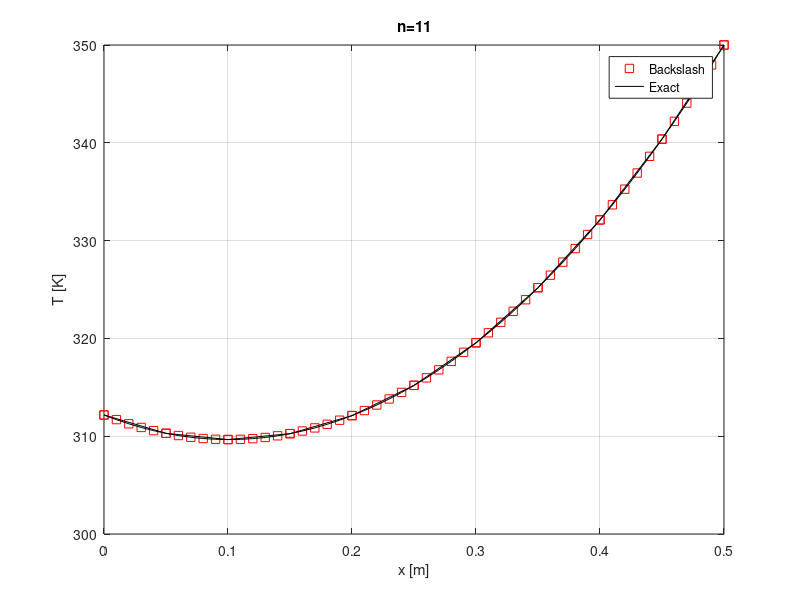
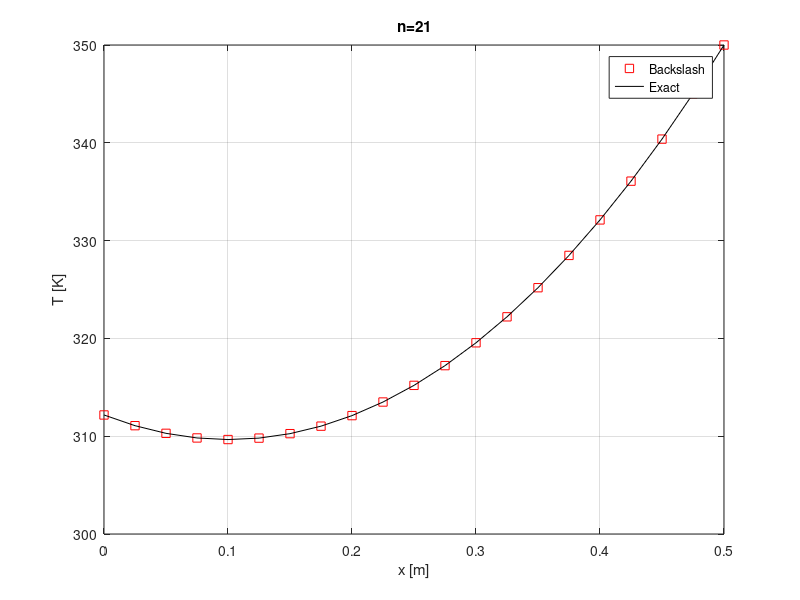
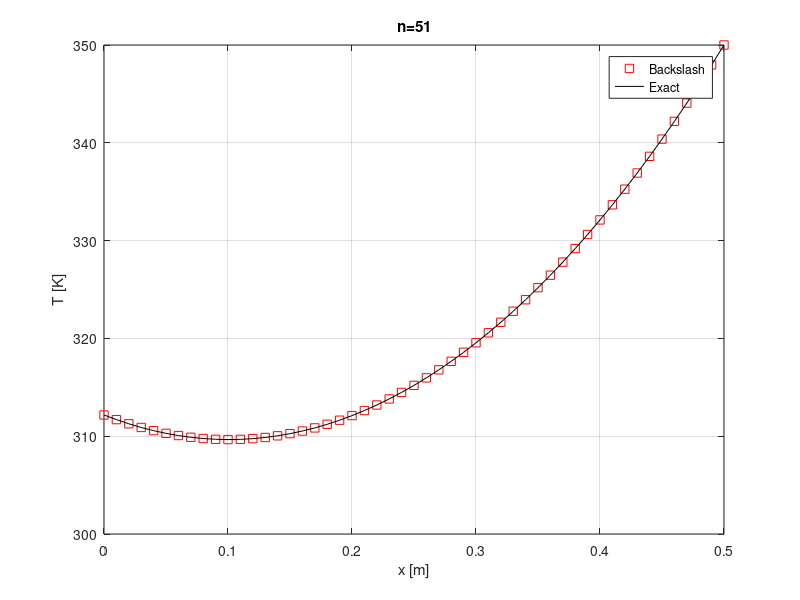
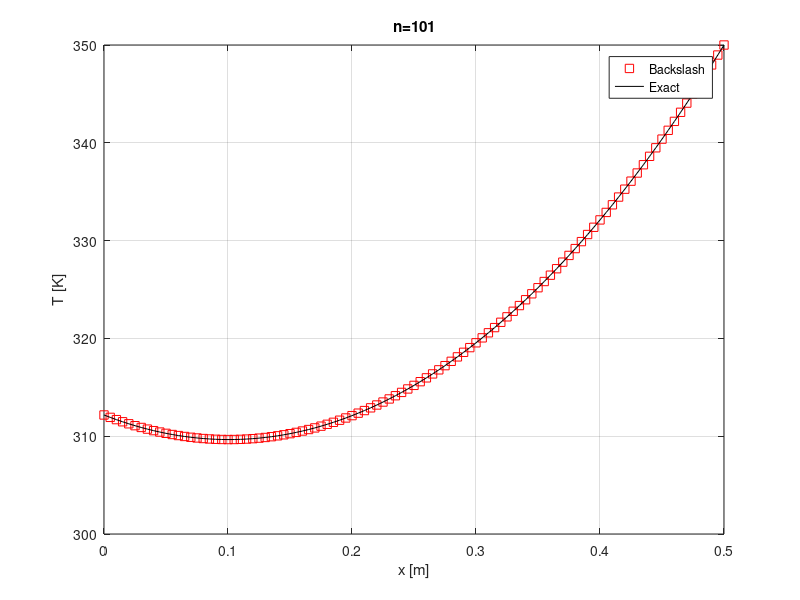

The MATLAB source for these figures, in order:
%Task A, Jakub Maslowski, egyjm6@nottingham.ac.uk

clear all; close all; clc; %clears workspace, figures, command window

%input parameters
L=0.5; n=51;
lambda=100;
qa=5000; Tb=350;
Sc=10; Sp=-160; %Source Term S=Sc+Sp*T

%Generate Grid
x0=linspace(0,L,n); dx=L/(n-1);   % x0:nodes position
Dx=dx; DxB=Dx/2;  

%Creating Matrix
A=zeros(n,n); B=zeros(n,1); %Fill Matrix with zeros

A(1,1)=(lambda/dx)-(Sp*DxB); A(1,2)=-lambda/dx; B(1)=(Sc*DxB)+qa; % Node 1
A(n,n)=1; B(n)=Tb; % Node n

%Fill A and B%
for i=2:n-1
    A(i,i)=(2*lambda/dx)-(Sp*Dx); A(i,i-1)=-lambda/dx; A(i,i+1)=-lambda/dx;
    B(i)=Sc*Dx;
end

T=A\B; %Backslash
figure('color','w','units','Centimeters','position',[5 5 7.5 7])
plot(x0,T,'rs'); grid on; xlabel('x [m]'); ylabel('T [K]'); hold on;

%Compare with theoretical solution
mu1=sqrt(abs(Sp)/lambda); mu2=-sqrt(abs(Sp)/lambda);
c1=(Tb+(qa/(lambda*mu2))*exp(mu2*L)+(Sc/Sp))/(exp(mu1*L)-(mu1/mu2)*exp(mu2*L))
c2=((-qa/lambda)-(c1*mu1))/(mu2)
Tteo=c1*exp(mu1*x0)+c2*exp(mu2*x0)-Sc/Sp;
plot(x0,Tteo,'k-'); legend('Backslash','Exact');
error=mean(abs(T-Tteo')) %Transposing Tteo

%To check for convergence, we need to repeat the simulation for different
%values of n

n=[11 21 51 101 201 501 1001];

for j=1:numel(n)
    x0=linspace(0,L,n(j));
    dx=L/(n(j)-1); Dx=dx; DxB=Dx/2
    A=zeros(n(j),n(j)); B=zeros(n(j),1);
    A(1,1)=(lambda/dx)-(Sp*DxB);
    A(1,2)=-lambda/dx;
    B(1)=(Sc*DxB)+qa;
    A(n(j),n(j))=1; B(n(j))=Tb;
    for i=2:n(j)-1
        A(i,i-1)=-lambda/dx; A(i,i)=(2*lambda/dx)-(Sp*Dx); A(i,i+1)=-lambda/dx;
        B(i)=Sc*Dx;
    end
    T=A\B %Backslash
    figure(j)
    plot(x0,T,'rs'); grid on; xlabel('x [m]'); ylabel('T [K]'); hold on
    %Theoretical Solution
    Tteo=c1*exp(mu1*x0)+c2*exp(mu2*x0)-Sc/Sp;
    plot(x0,Tteo,'k-'); legend('Backslash','Exact'); title(['n=',num2str(n(j))]);
    error(j)=mean(abs(T-Tteo'));

end

dx=L./(n-1);
figure('color','w','units','Centimeters','position',[5 5 7.5 7])
loglog(dx,error,'o-'); grid on;
xlabel('\deltax [m]'); ylabel('mean(|T-T_{teo}|) [K]')




